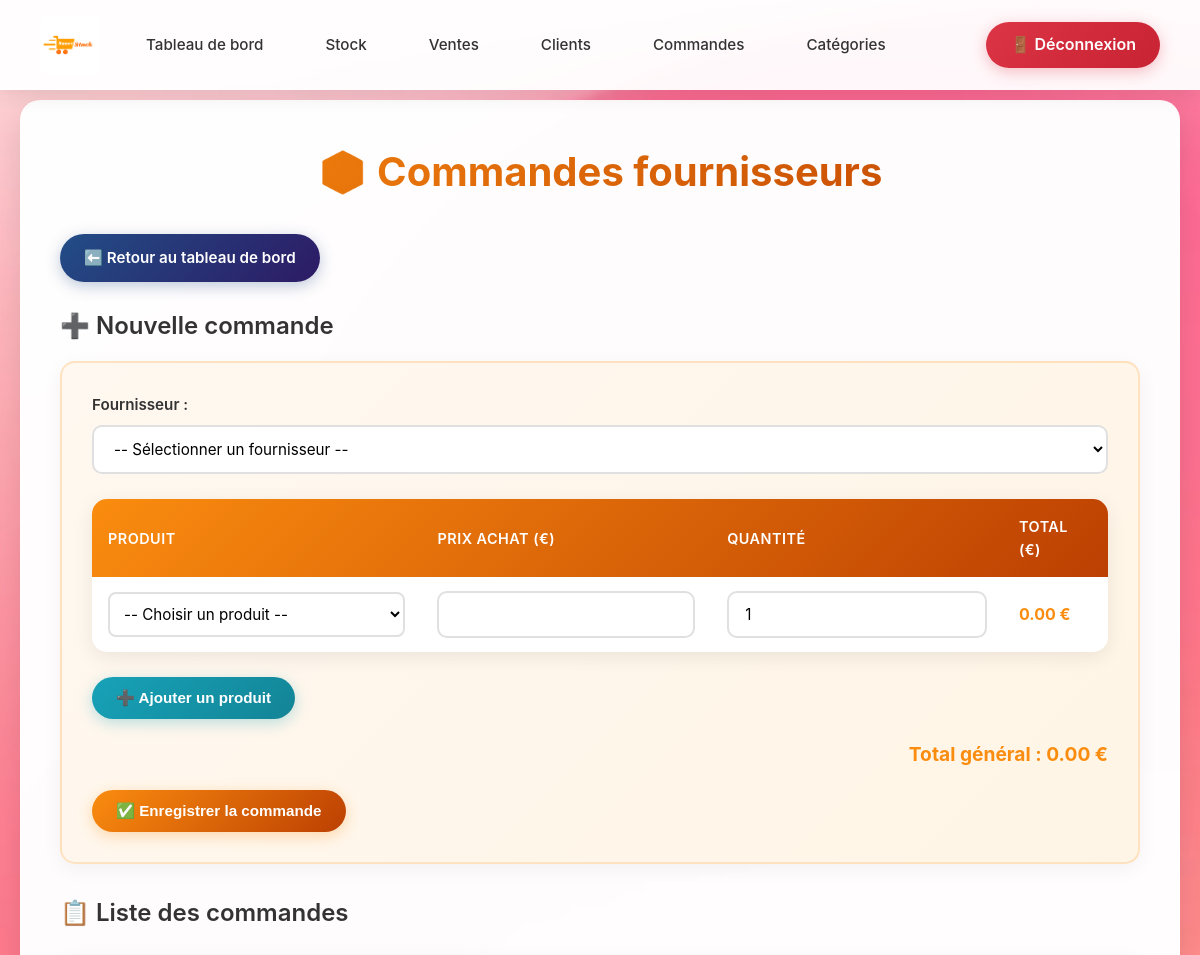
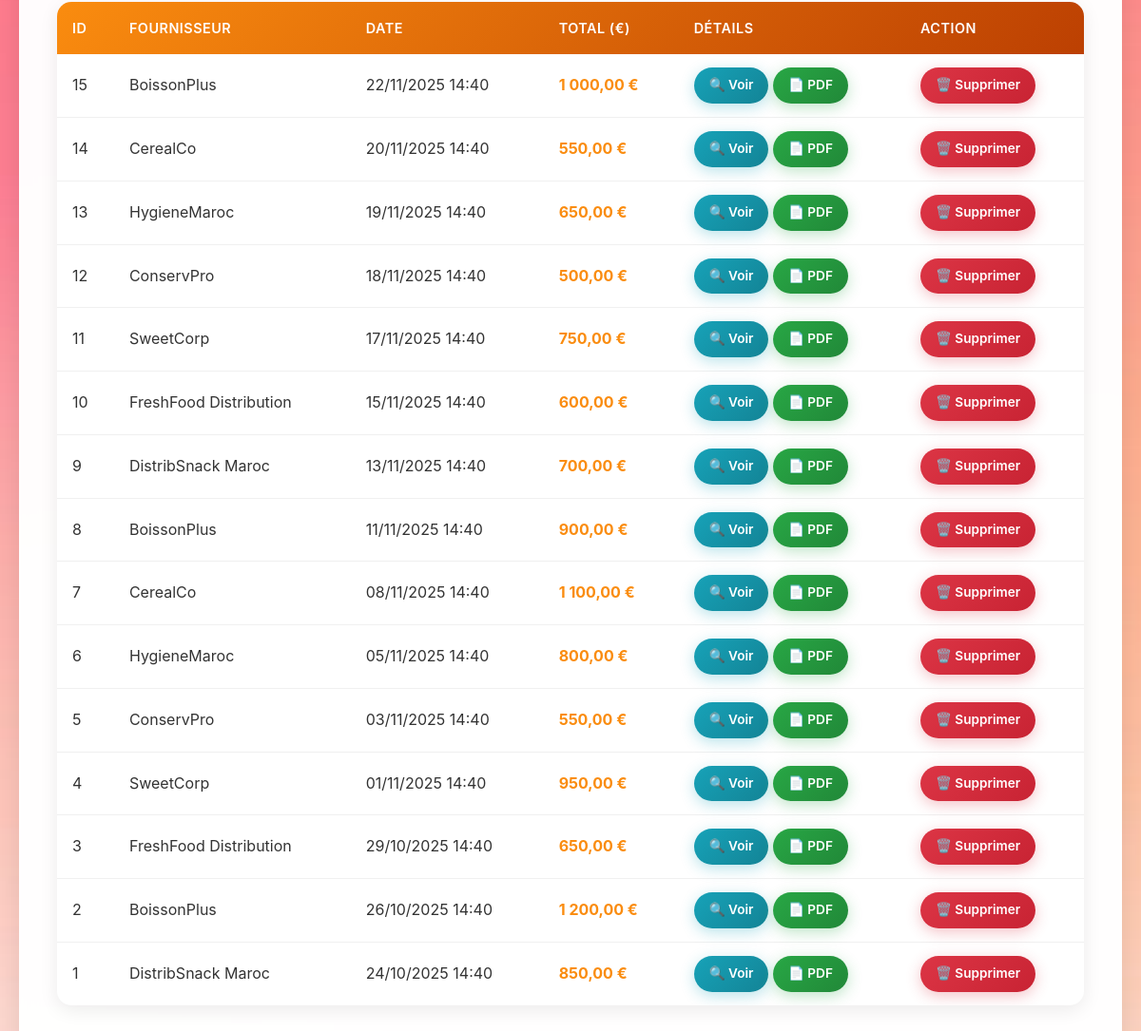
Page /pages/commandes/commandes.php (signed in) on the committed database (2 pictures, top to bottom).
### tables this page shows
CREATE TABLE achats (
    id INT AUTO_INCREMENT PRIMARY KEY,
    id_fournisseur INT,
    date_achat TIMESTAMP DEFAULT CURRENT_TIMESTAMP,
    montant_total DECIMAL(10,2) DEFAULT 0.00,
    FOREIGN KEY (id_fournisseur) REFERENCES fournisseurs(id) ON DELETE SET NULL
);

CREATE TABLE fournisseurs (
    id INT AUTO_INCREMENT PRIMARY KEY,
    nom VARCHAR(100) NOT NULL,
    telephone VARCHAR(20),
    email VARCHAR(100),
    adresse TEXT
);

### pages/commandes/commandes.php (the view, shortened to what this page needs)
<?php
include('../../config/db_conn.php');
$role = $_SESSION['role'];
$peut_commander = in_array($role, ['admin', 'responsable_approvisionnement']);
$achats = mysqli_query($conn, "
    SELECT a.id, a.date_achat, a.montant_total, f.nom AS fournisseur
    FROM achats a
    JOIN fournisseurs f ON a.id_fournisseur = f.id
    ORDER BY a.id DESC
");
?>
<!DOCTYPE html>
<html lang="fr">
<head>
<link rel="stylesheet" href="../../assets/css/styles_connected.css">
</head>
<body>
<header>
    <nav class="navbar">
        <div class="nav-left">
            <a href="index.php" class="logo-link">
                <img src="../../assets/images/logo_epicerie.png" alt="Logo" class="logo-navbar">
            </a>
            <a href="index.php" class="nav-link">Tableau de bord</a>
            <a href="stock.php" class="nav-link">Stock</a>
            <a href="ventes.php" class="nav-link">Ventes</a>
            <a href="clients.php" class="nav-link">Clients</a>
            <a href="commandes.php" class="nav-link">Commandes</a>
            <a href="categories.php" class="nav-link">Catégories</a>
        </div>
        <a href="logout.php" class="logout">🚪 Déconnexion</a>
    </nav>
</header>
<div class="main-container">
    <div class="content-wrapper">
<h1>📦 Commandes fournisseurs</h1>
        <p style="margin-bottom: 25px;">
            <a href="index.php" class="btn btn-secondary">⬅️ Retour au tableau de bord</a>
        </p>
<?php if ($peut_commander): ?>
        <h3>➕ Nouvelle commande</h3>
<form method="POST">
            <div class="form-group">
    <label>Fournisseur :</label>
    <select name="id_fournisseur" required>
        <option value="">-- Sélectionner un fournisseur --</option>
    </select>
            </div>
    <table id="table_produits">
                <thead>
                    <tr>
                        <th>Produit</th>
                        <th>Prix achat (€)</th>
                        <th>Quantité</th>
                        <th>Total (€)</th>
                    </tr>
                </thead>
                <tbody>
        <tr>
            <td>
                            <select name="produit_id[]" onchange="setPrix(this)" style="width: 100%; padding: 10px; border-radius: 8px; border: 2px solid #e0e0e0;">
                    <option value="">-- Choisir un produit --</option>
                </select>
            </td>
                        <td>
                            <input type="number" class="prix" name="prix_achat[]" step="0.01" oninput="updateTotal(this.closest('tr'))" style="width: 100%;">
                        </td>
                        <td>
                            <input type="number" class="qte" name="quantite[]" min="1" value="1" oninput="updateTotal(this.closest('tr'))" style="width: 100%;">
                        </td>
                        <td class="total-cell" style="font-weight: bold; color: var(--primary-color);">0.00 €</td>
        </tr>
                </tbody>
    </table>
            <p style="margin-top: 15px;">
                <button type="button" onclick="ajouterLigne()" class="btn btn-info">➕ Ajouter un produit</button>
            </p>
            <div style="text-align: right; font-weight: bold; font-size: 1.2em; margin: 20px 0; color: var(--primary-color);">
                Total général : <span id="grand_total">0.00 €</span>
            </div>
            <button type="submit" name="ajouter" class="btn">✅ Enregistrer la commande</button>
</form>
<?php else: ?>
            <div class="message warning">
                ⚠️ Vous n'avez pas les droits pour créer ou supprimer des commandes.
            </div>
<?php endif; ?>
        <h3>📋 Liste des commandes</h3>
<table>
            <thead>
<tr>
    <th>ID</th>
    <th>Fournisseur</th>
    <th>Date</th>
    <th>Total (€)</th>
    <th>Détails</th>
    <?php if ($peut_commander): ?><th>Action</th><?php endif; ?>
</tr>
            </thead>
            <tbody>
<?php while ($a = mysqli_fetch_assoc($achats)): ?>
<tr>
    <td><?= $a['id'] ?></td>
    <td><?= htmlspecialchars($a['fournisseur']) ?></td>
                    <td><?= date('d/m/Y H:i', strtotime($a['date_achat'])) ?></td>
                    <td style="font-weight: bold; color: var(--primary-color);">
                        <?= number_format($a['montant_total'], 2, ',', ' ') ?> €
                    </td>
    <td>
                        <a href="detailCommande.php?id=<?= $a['id'] ?>" class="btn btn-info btn-sm">🔍 Voir</a>
                        <a href="bonCommande.php?id=<?= $a['id'] ?>" class="btn btn-success btn-sm">📄 PDF</a>
    </td>
    <?php if ($peut_commander): ?>
                        <td>
                            <a href="?supprimer=<?= $a['id'] ?>" class="btn btn-danger btn-sm" onclick="return confirm('Êtes-vous sûr de vouloir supprimer cette commande ?')">
                                🗑️ Supprimer
                            </a>
                        </td>
    <?php endif; ?>
</tr>
<?php endwhile; ?>
            </tbody>
</table>
</div>
</div>
</body>
</html>

### rows in the picture
achats: id "15", id_fournisseur.nom "BoissonPlus", date_achat "22/11/2025 14:40", montant_total "1 000,00"
achats: id "14", id_fournisseur.nom "CerealCo", date_achat "20/11/2025 14:40", montant_total "550,00"
achats: id "13", id_fournisseur.nom "HygieneMaroc", date_achat "19/11/2025 14:40", montant_total "650,00"
achats: id "12", id_fournisseur.nom "ConservPro", date_achat "18/11/2025 14:40", montant_total "500,00"
achats: id "11", id_fournisseur.nom "SweetCorp", date_achat "17/11/2025 14:40", montant_total "750,00"
achats: id "10", id_fournisseur.nom "FreshFood Distribution", date_achat "15/11/2025 14:40", montant_total "600,00"
achats: id "9", id_fournisseur.nom "DistribSnack Maroc", date_achat "13/11/2025 14:40", montant_total "700,00"
achats: id "8", id_fournisseur.nom "BoissonPlus", date_achat "11/11/2025 14:40", montant_total "900,00"
achats: id "7", id_fournisseur.nom "CerealCo", date_achat "08/11/2025 14:40", montant_total "1 100,00"
achats: id "6", id_fournisseur.nom "HygieneMaroc", date_achat "05/11/2025 14:40", montant_total "800,00"
achats: id "5", id_fournisseur.nom "ConservPro", date_achat "03/11/2025 14:40", montant_total "550,00"
achats: id "4", id_fournisseur.nom "SweetCorp", date_achat "01/11/2025 14:40", montant_total "950,00"
achats: id "3", id_fournisseur.nom "FreshFood Distribution", date_achat "29/10/2025 14:40", montant_total "650,00"
achats: id "2", id_fournisseur.nom "BoissonPlus", date_achat "26/10/2025 14:40", montant_total "1 200,00"
achats: id "1", id_fournisseur.nom "DistribSnack Maroc", date_achat "24/10/2025 14:40", montant_total "850,00"
